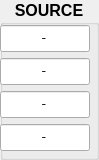
        <widget class="QGroupBox" name="groupBox_EPU_record_3">
         <property name="sizePolicy">
          <sizepolicy hsizetype="Preferred" vsizetype="Preferred">
           <horstretch>0</horstretch>
           <verstretch>0</verstretch>
          </sizepolicy>
         </property>
         <property name="font">
          <font>
           <pointsize>12</pointsize>
           <weight>75</weight>
           <bold>true</bold>
           <kerning>true</kerning>
          </font>
         </property>
         <property name="title">
          <string>SOURCE</string>
         </property>
         <property name="alignment">
          <set>Qt::AlignHCenter|Qt::AlignTop</set>
         </property>
         <widget class="QLineEdit" name="lineEdit_plt_Source_X">
          <property name="geometry">
           <rect>
            <x>0</x>
            <y>25</y>
            <width>90</width>
            <height>27</height>
           </rect>
          </property>
          <property name="sizePolicy">
           <sizepolicy hsizetype="Fixed" vsizetype="Fixed">
            <horstretch>0</horstretch>
            <verstretch>0</verstretch>
           </sizepolicy>
          </property>
          <property name="font">
           <font>
            <family>Courier</family>
            <pointsize>12</pointsize>
            <weight>50</weight>
            <bold>false</bold>
           </font>
          </property>
          <property name="statusTip">
           <string>optic 1</string>
          </property>
          <property name="whatsThis">
           <string>first optic title</string>
          </property>
          <property name="text">
           <string>-</string>
          </property>
          <property name="alignment">
           <set>Qt::AlignCenter</set>
          </property>
         </widget>
         <widget class="QLineEdit" name="lineEdit_plt_Source_Y">
          <property name="geometry">
           <rect>
            <x>0</x>
            <y>58</y>
            <width>90</width>
            <height>27</height>
           </rect>
          </property>
          <property name="sizePolicy">
           <sizepolicy hsizetype="Fixed" vsizetype="Fixed">
            <horstretch>0</horstretch>
            <verstretch>0</verstretch>
           </sizepolicy>
          </property>
          <property name="font">
           <font>
            <family>Courier</family>
            <pointsize>12</pointsize>
            <weight>50</weight>
            <bold>false</bold>
           </font>
          </property>
          <property name="statusTip">
           <string>optic 1</string>
          </property>
          <property name="whatsThis">
           <string>first optic title</string>
          </property>
          <property name="text">
           <string>-</string>
          </property>
          <property name="alignment">
           <set>Qt::AlignCenter</set>
          </property>
         </widget>
         <widget class="QLineEdit" name="lineEdit_plt_Source_Xangle">
          <property name="enabled">
           <bool>true</bool>
          </property>
          <property name="geometry">
           <rect>
            <x>0</x>
            <y>91</y>
            <width>90</width>
            <height>27</height>
           </rect>
          </property>
          <property name="sizePolicy">
           <sizepolicy hsizetype="Fixed" vsizetype="Fixed">
            <horstretch>0</horstretch>
            <verstretch>0</verstretch>
           </sizepolicy>
          </property>
          <property name="font">
           <font>
            <family>Courier</family>
            <pointsize>12</pointsize>
            <weight>50</weight>
            <bold>false</bold>
           </font>
          </property>
          <property name="statusTip">
           <string>optic 1</string>
          </property>
          <property name="whatsThis">
           <string>first optic title</string>
          </property>
          <property name="text">
           <string>-</string>
          </property>
          <property name="frame">
           <bool>true</bool>
          </property>
          <property name="alignment">
           <set>Qt::AlignCenter</set>
          </property>
          <property name="clearButtonEnabled">
           <bool>false</bool>
          </property>
         </widget>
         <widget class="QLineEdit" name="lineEdit_plt_Source_Yangle">
          <property name="enabled">
           <bool>true</bool>
          </property>
          <property name="geometry">
           <rect>
            <x>0</x>
            <y>124</y>
            <width>90</width>
            <height>27</height>
           </rect>
          </property>
          <property name="sizePolicy">
           <sizepolicy hsizetype="Fixed" vsizetype="Fixed">
            <horstretch>0</horstretch>
            <verstretch>0</verstretch>
           </sizepolicy>
          </property>
          <property name="font">
           <font>
            <family>Courier</family>
            <pointsize>12</pointsize>
            <weight>50</weight>
            <bold>false</bold>
           </font>
          </property>
          <property name="statusTip">
           <string>optic 1</string>
          </property>
          <property name="whatsThis">
           <string>first optic title</string>
          </property>
          <property name="text">
           <string>-</string>
          </property>
          <property name="frame">
           <bool>true</bool>
          </property>
          <property name="alignment">
           <set>Qt::AlignCenter</set>
          </property>
         </widget>
        </widget>
